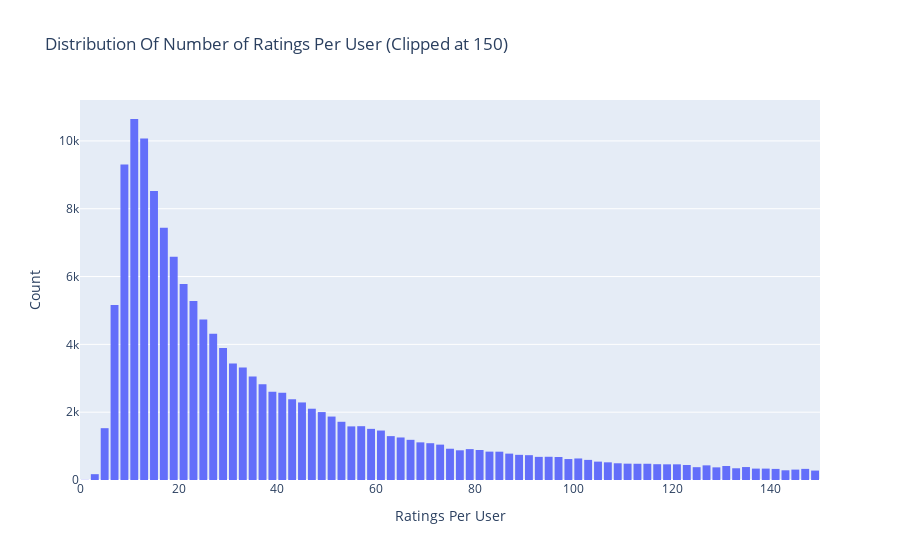

Here is the notebook cell this chart was saved with:
### Code cell
#EDA - 3.4. Number of ratings per user (the first 150 ratings)
data = train_df.groupby('userID')['rating'].count().clip(upper=150)

# Create trace
trace = go.Histogram(x = data.values,
                     name = 'Ratings',
                     xbins = dict(start = 0,
                                  end = 150,
                                  size = 2))
# Create layout
layout = go.Layout(title = 'Distribution Of Number of Ratings Per User (Clipped at 150)',
                   xaxis = dict(title = 'Ratings Per User'),
                   yaxis = dict(title = 'Count'),
                   bargap = 0.2)

# Create plot
fig = go.Figure(data=[trace], layout=layout)
fig.show()

### Figure 1 — Plotly figure (JSON) as saved in the notebook; plotly's stock layout.template omitted (floating-point values rounded to 4 significant figures; data arrays with more than 128 entries replaced by an {"elided": "..."} marker saying what was removed)
{"data": [{"name": "Ratings", "type": "histogram", "x": {"elided": "162541 int values"}, "xbins": {"end": 150, "size": 2, "start": 0}}], "layout": {"bargap": 0.2, "title": {"text": "Distribution Of Number of Ratings Per User (Clipped at 150)"}, "xaxis": {"title": {"text": "Ratings Per User"}}, "yaxis": {"title": {"text": "Count"}}}}
